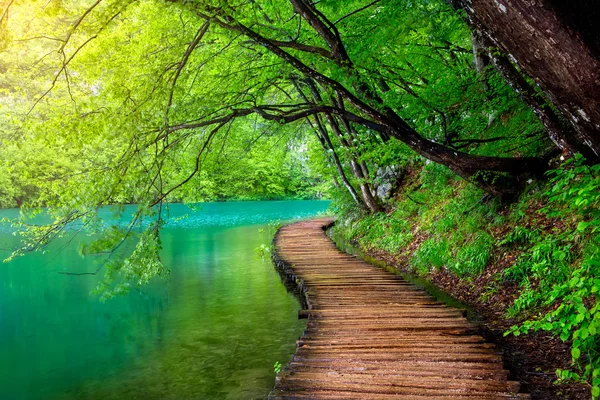
#> input picture lab_6/img/1.jpg, 600 x 400 px, found by its file name
$ jupyter execute lab_6_Barbir.ipynb
#> lines starting #> are read from the running program, lines starting #| are printed output that depends on the picture
#### 08.04.25, &copy; Barbir Vladyslav KI-21-1

# Лабораторна робота №6. Метод головних компонент. Метричні методи класифікації

__Мета__: закріпити на практиці концепцію байєсівського вивода засобами мови Python

## Що ви будете вміти?
* Реалізовувати метод голових компонент засобами мови Python
* Виконувати стиснення зображень з втратами на основі PCA
* Реалізувати kNN-класифікатор з різними віконними функціями засобами мови Python

## Завдання для самостійної роботи

1. Імпортувати декілька власних довільних зображень, включаючи і власне фото.

[cell 1]
import numpy as np
from PIL import Image
import matplotlib.pyplot as plt
from sklearn.decomposition import PCA

image_paths = ["lab_6/img/1.jpg", "lab_6/img/2.jpg", "lab_6/img/3.jpg", "lab_6/img/4.jpg"]

def load_and_prepare_images(image_paths, target_size=(100, 100)):
#> called with target_size = (100, 100)
    images = []
    for path in image_paths:
        img = Image.open(path).convert('L')
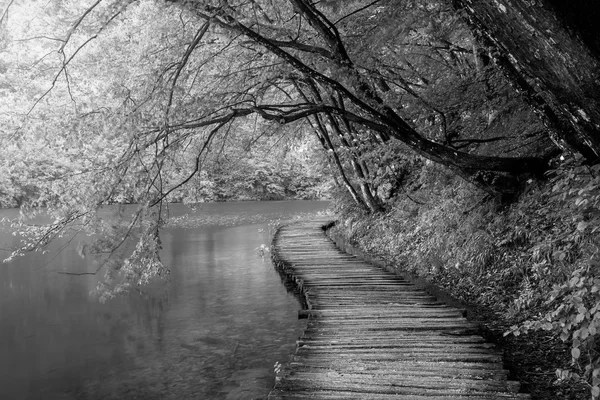
#> img: PIL image 600x400 L; min 0, max 252, mean 101.2
        img = img.resize(target_size)
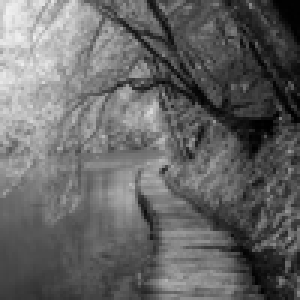
#> img: PIL image 100x100 L (shown 3 times larger); min 0, max 241, mean 101.2
        img_array = np.array(img).flatten()
#> img_array = 10000 values, max 241 at index 402, min 0 at index 3797, mean 101.2
        images.append(img_array)
#> pass 2 of the loop in load_and_prepare_images, `for path in image_paths:`:
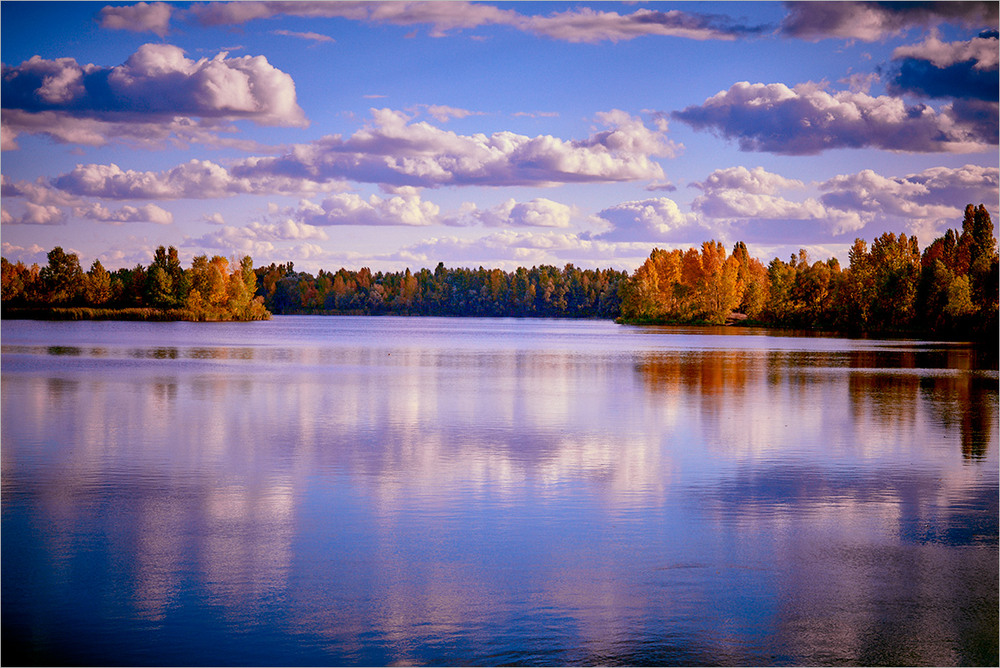
#> input picture lab_6/img/2.jpg, 1000 x 668 px, found by its file name
#> in load_and_prepare_images, `img = Image.open(path).convert('L')`:
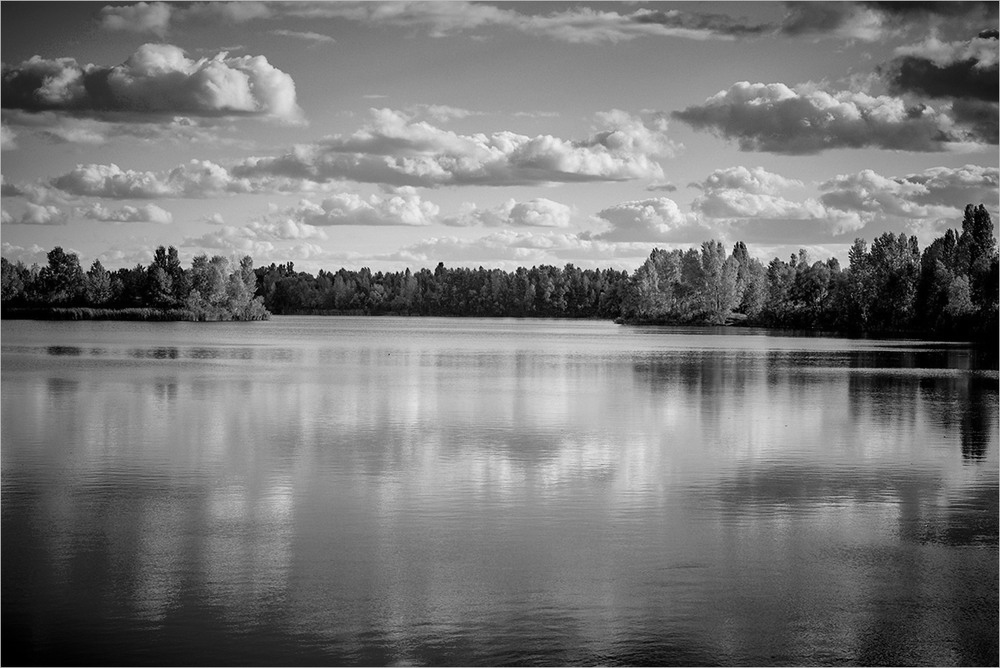
#> img: PIL image 1000x668 L; min 0, max 246, mean 118.3
#> in load_and_prepare_images, `img = img.resize(target_size)`:
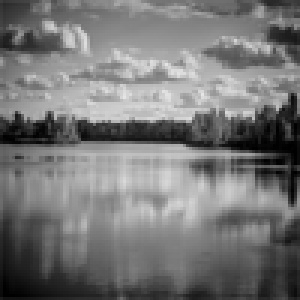
#> img: PIL image 100x100 L (shown 3 times larger); min 0, max 229, mean 118.2
#> in load_and_prepare_images, `img_array = np.array(img).flatten()`: img_array = 10000 values, max 229 at index 3167, min 0 at index 4896, mean 118.2
#> pass 3 of the loop in load_and_prepare_images, `for path in image_paths:`:
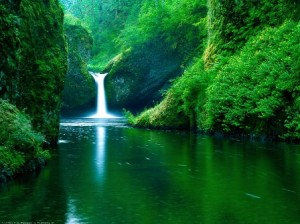
#> input picture lab_6/img/3.jpg, 300 x 224 px, found by its file name
#> in load_and_prepare_images, `img = Image.open(path).convert('L')`:
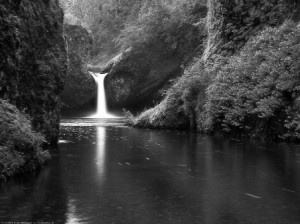
#> img: PIL image 300x224 L; min 0, max 255, mean 60.4
#> in load_and_prepare_images, `img = img.resize(target_size)`:
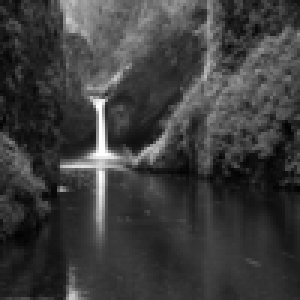
#> img: PIL image 100x100 L (shown 3 times larger); min 2, max 255, mean 60.4
#> in load_and_prepare_images, `img_array = np.array(img).flatten()`: img_array = 10000 values, max 255 at index 3433, min 2 at index 7806, mean 60.4
#> the loop made 4 passes; the first 3 are shown
    return np.array(images), target_size

images, image_shape = load_and_prepare_images(image_paths)

2. Стиснути його в 20, 30, 50 разів, як показано в прикладах. Вивести і прокоментувати результати.

[cell 2]
import numpy as np
from PIL import Image
import matplotlib.pyplot as plt
from sklearn.decomposition import PCA

# Список шляхів до зображень
image_paths = [
    "lab_6/img/1.jpg",
    "lab_6/img/2.jpg",
    "lab_6/img/3.jpg",
    "lab_6/img/4.jpg"
]

def load_and_prepare_images(image_paths, target_size=(100, 100)):
#> called with target_size = (100, 100)
    images = []
    for path in image_paths:
        img = Image.open(path).convert('L')
        img = img.resize(target_size)
        img_array = np.array(img).flatten()
#> img_array = 10000 values, max 241 at index 402, min 0 at index 3797, mean 101.2
        images.append(img_array)
#> pass 2 of the loop in load_and_prepare_images, `for path in image_paths:`:
#> in load_and_prepare_images, `img_array = np.array(img).flatten()`: img_array = 10000 values, max 229 at index 3167, min 0 at index 4896, mean 118.2
#> pass 3 of the loop in load_and_prepare_images, `for path in image_paths:`:
#> in load_and_prepare_images, `img_array = np.array(img).flatten()`: img_array = 10000 values, max 255 at index 3433, min 2 at index 7806, mean 60.4
#> the loop made 4 passes; the first 3 are shown
    return np.array(images), target_size

images, image_shape = load_and_prepare_images(image_paths)

mean_image = np.mean(images, axis=0)

def compress_and_show(compress_ratio, images, image_shape, mean_image):
    base_size = image_shape[0] * image_shape[1]
    n_components = int(base_size * compress_ratio)

    n_samples = images.shape[0]
    n_features = images.shape[1]
    max_components = min(n_samples, n_features)
    n_components = min(n_components, max_components)

    print(f"Using n_components={n_components} (max allowed: {max_components})")

    model_pca = PCA(n_components=n_components)
    model_pca.fit(images)

    images_compressed = model_pca.transform(images)

    images_restored = model_pca.inverse_transform(images_compressed) + mean_image

    plt.figure(figsize=(12, 4))
    rows, cols = 1, len(images)
    for i in range(len(images)):
        plt.subplot(rows, cols, i + 1)
        plt.imshow(images_restored[i, :].reshape(image_shape), interpolation='none', cmap='gray')
        plt.title(f"Image {i+1}")
        plt.xticks(())
        plt.yticks(())

    compression_factor = int(1 / compress_ratio)
    plt.suptitle(f"Стиснення в {compression_factor} разів")
    plt.show()

    return images_compressed, images_restored

compress_ratios = [0.05, 0.033, 0.02]
for ratio in compress_ratios:
    compressed, restored = compress_and_show(ratio, images, image_shape, mean_image)
#> this loop made 3 passes
#> pass 1, in compress_and_show, `plt.show()`:
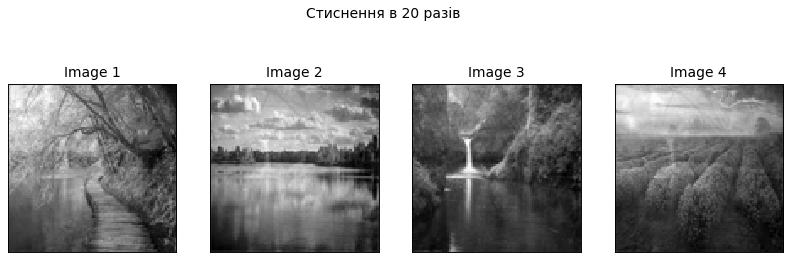
#> figure drawn by matplotlib, 4 panels

[cell 3]
import numpy as np
import matplotlib.pyplot as plt
from sklearn.preprocessing import StandardScaler

x_train_1 = np.array([
    [10, 50],
    [20, 30],
    [25, 30],
    [20, 60],
    [15, 70],
    [40, 40],
    [30, 45],
    [20, 45],
    [40, 30],
    [7, 35]
])
y_train_1 = np.array([-1, 1, 1, -1, -1, 1, 1, -1, 1, -1])

np.random.seed(42)
x_test = np.random.uniform(low=0, high=50, size=(20, 2))

scaler = StandardScaler()
x_train = scaler.fit_transform(x_train_1)
x_test = scaler.transform(x_test)

def euclidean_distance(a, b):
    return np.sqrt(np.sum((a - b) ** 2))

# KNN
def knn_predict(x_train, y_train, x_test, k):
#> called with x_train = array of shape (10, 2), y_train = array of shape (10,), x_test = array of shape (20, 2), k = 3
    y_pred = []
    for test_point in x_test:
        distances = [euclidean_distance(test_point, train_point) for train_point in x_train]
        k_indices = np.argsort(distances)[:k]
        k_nearest_labels = y_train[k_indices]
        unique_labels, counts = np.unique(k_nearest_labels, return_counts=True)
        predicted_label = unique_labels[np.argmax(counts)]
        y_pred.append(predicted_label)
    return np.array(y_pred)

k = 3
y_pred_knn = knn_predict(x_train, y_train_1, x_test, k)

plt.figure(figsize=(10, 6))
plt.scatter(x_test[:, 0], x_test[:, 1], c=y_pred_knn, cmap='coolwarm', s=100, label='Тестові точки')
plt.scatter(x_train[:, 0], x_train[:, 1], c=y_train_1, cmap='coolwarm', marker='x', s=200, label='Навчальні точки')
plt.title(f'Класифікація стандартним kNN (k={k})')
plt.xlabel('Ознака 1')
plt.ylabel('Ознака 2')
plt.legend()
plt.colorbar(label='Клас')
plt.show()
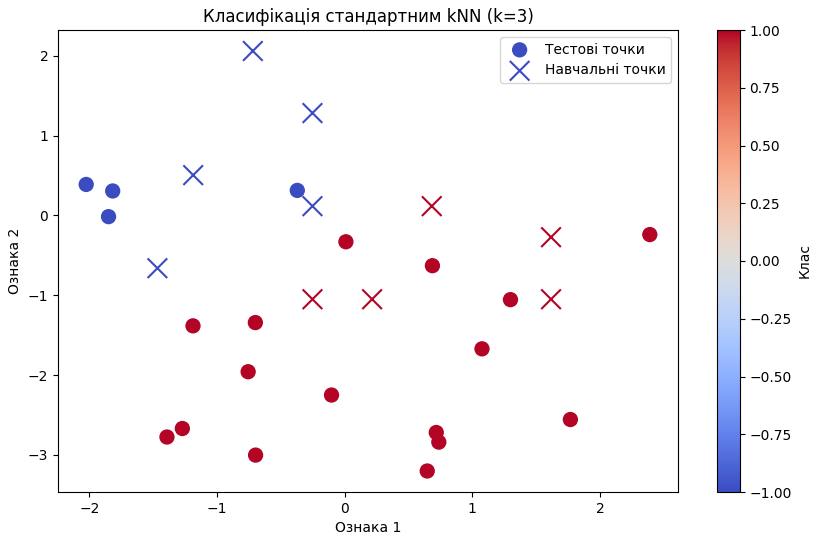
#> figure drawn by matplotlib, 2 panels

def gaussian_kernel(distance, h):
    return np.exp(-distance**2 / (2 * h**2))

def parzen_window_predict(x_train, y_train, x_test, h):
#> called with x_train = array of shape (10, 2), y_train = array of shape (10,), x_test = array of shape (20, 2), h = 1
    y_pred = []
    for test_point in x_test:
        distances = [euclidean_distance(test_point, train_point) for train_point in x_train]
        weights = [gaussian_kernel(d, h) for d in distances]
        class_weights = {}
        for label in np.unique(y_train):
            class_weights[label] = sum(w for w, l in zip(weights, y_train) if l == label)
        predicted_label = max(class_weights, key=class_weights.get)
        y_pred.append(predicted_label)
    return np.array(y_pred)

h = 1.0
y_pred_parzen = parzen_window_predict(x_train, y_train_1, x_test, h)

plt.figure(figsize=(10, 6))
plt.scatter(x_test[:, 0], x_test[:, 1], c=y_pred_parzen, cmap='coolwarm', s=100, label='Тестові точки')
plt.scatter(x_train[:, 0], x_train[:, 1], c=y_train_1, cmap='coolwarm', marker='x', s=200, label='Навчальні точки')
plt.title(f'Класифікація з вікном Парзена (h={h})')
plt.xlabel('Ознака 1')
plt.ylabel('Ознака 2')
plt.legend()
plt.colorbar(label='Клас')
plt.show()
